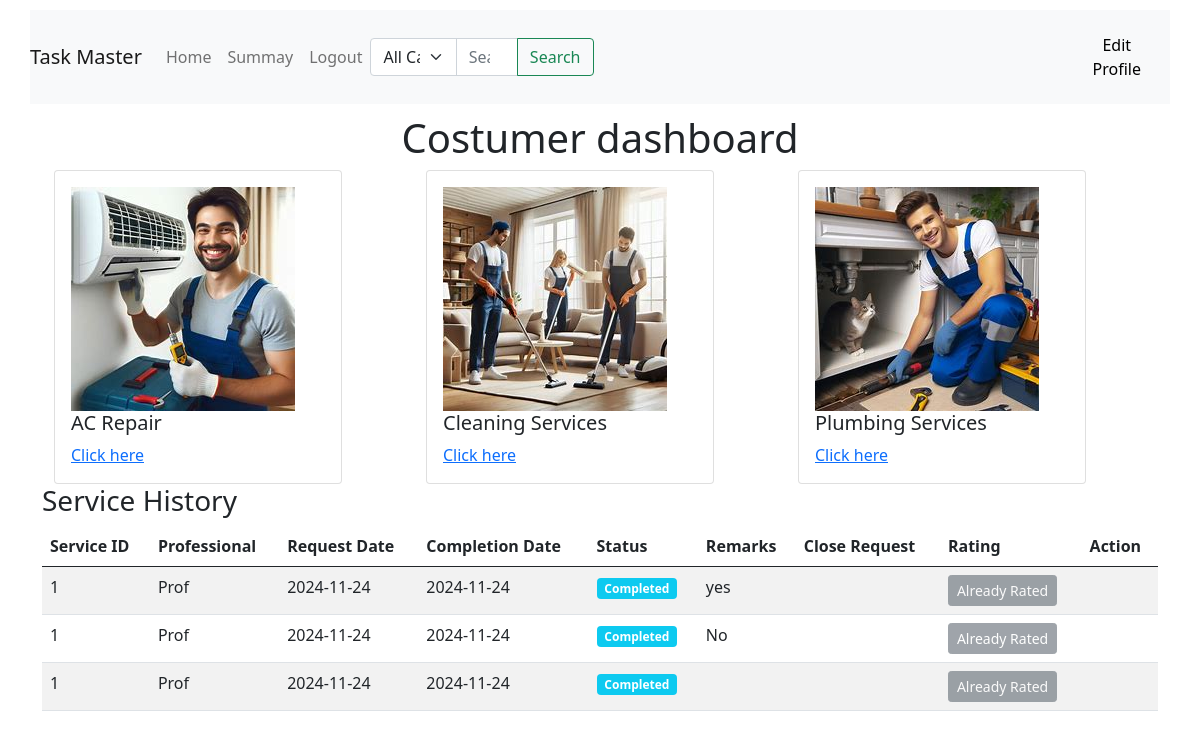
Before: /costumer_dashboard (signed in) with the older database file.
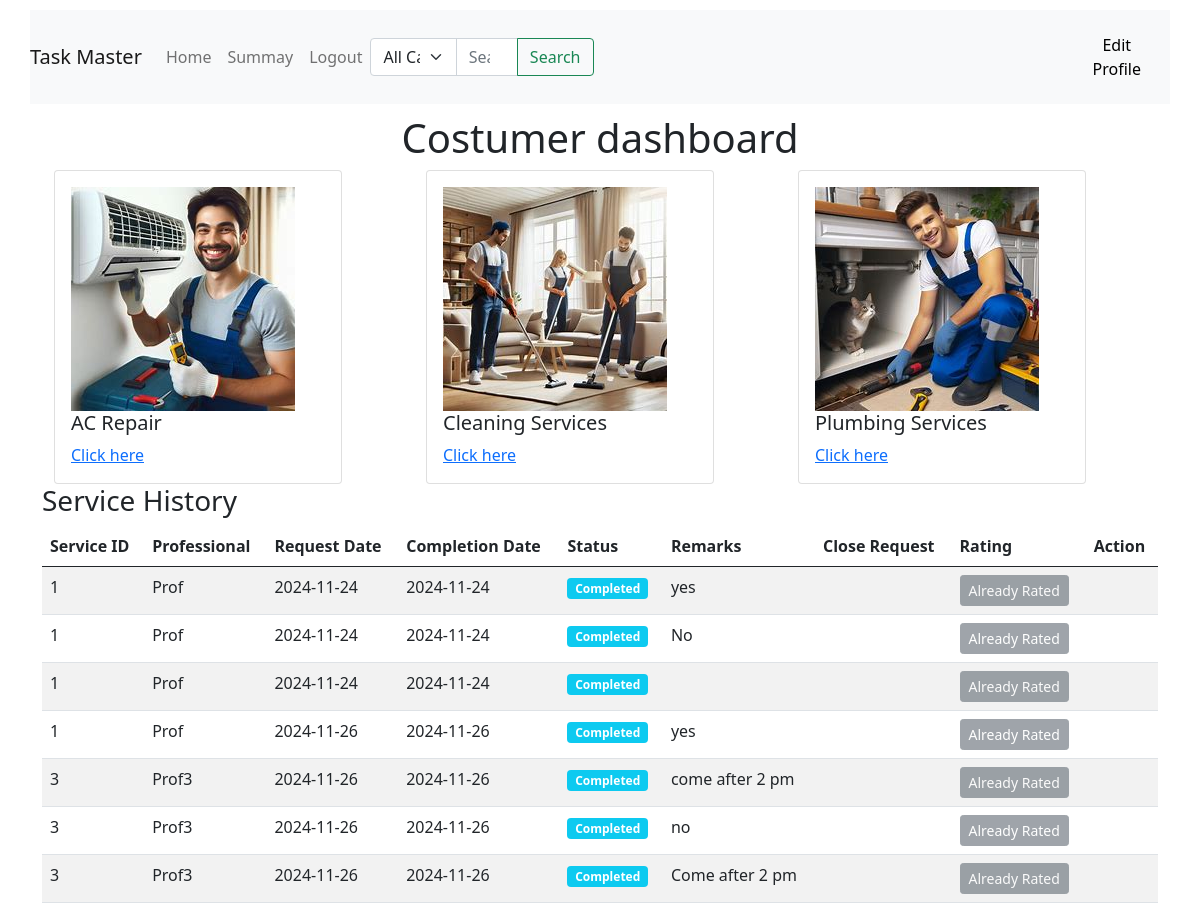
After: the same page with the newer database file.
### backend/models.py (models this page shows)
class Service_request(db.Model):
    __tablename__="service_request"
    id=db.Column(db.Integer,primary_key=True)
    service_id=db.Column(db.Integer,db.ForeignKey("service.id"),nullable=False)
    costumer_id=db.Column(db.Integer,db.ForeignKey("costumer.id"),nullable=False)
    professional_id=db.Column(db.Integer,db.ForeignKey("professional.id"),nullable=False)
    date_of_request=db.Column(db.Date,nullable=False)
    preferred_date=db.Column(db.Date)
    date_of_completion=db.Column(db.Date)
    status=db.Column(db.String,nullable=False,default='Requested')
    remarks=db.Column(db.String)
    rating=db.Column(db.Integer)
    review=db.Column(db.String)

class Professional(db.Model):
    __tablename__="professional"
    id=db.Column(db.Integer,primary_key=True)
    email=db.Column(db.String,nullable=False,unique=True)
    full_name=db.Column(db.String,nullable=False)
    password=db.Column(db.String,nullable=False)
    service=db.Column(db.String,nullable=False)
    experience=db.Column(db.String,nullable=False)
    pincode=db.Column(db.String,nullable=False)
    Description=db.Column(db.String,nullable=False)
    is_approved = db.Column(db.Boolean, default=False)
    is_rejected= db.Column(db.Boolean, default=False)
    is_active=db.Column(db.Boolean, default=True)
    role=db.Column(db.Integer,nullable=False,default=2)
    Service_request=db.relationship("Service_request",backref="professional",lazy=True)

### backend/controllers.py (the view)
@app.route('/costumer_dashboard')
def costumer_dashboard():
    service_requests = Service_request.query.filter_by(
        costumer_id=session['costumer_id']
    ).all()
    return render_template('/costumer/costumer_dashboard.html',service_requests=service_requests)

### templates/costumer/costumer_dashboard.html (shortened to what this page needs)
{%extends 'layout2.html'%}
{%block content%}
<h1 style="text-align: center">Costumer dashboard</h1>
<div class="container">
    <div class="row">
      <div class="col-sm">
        <div class="card" style="width: 18rem;">
  <div class="card-body">
    <img src="/static/images/ac repair2.jpeg">
    <h5>AC Repair</h5>
    <a href="/costumer_dashboard/ac_repair" class="card-link">Click here</a>
  </div>
</div>
      </div>
      <div class="col-sm">
        <div class="card" style="width: 18rem;">
            <div class="card-body">
              <img src="/static/images/cleaning.jpeg">
              <h5>Cleaning Services</h5>
              <a href="/costumer_dashboard/cleaning" class="card-link">Click here</a>
            </div>
          </div>
      </div>
      <div class="col-sm">
        <div class="card" style="width: 18rem;">
            <div class="card-body">
             <img src="/static/images/plumber.jpeg">
             <h5>Plumbing Services</h5>
              <a href="costumer_dashboard/plumbing" class="card-link">Click here</a>
            </div>
          </div>
      </div>
    </div>
  </div>
<div >
<h3>Service History</h3>
<table class="table table-striped">
  <thead>
      <tr>
          <th>Service ID</th>
          <th>Professional</th>
          <th>Request Date</th>
          <th>Completion Date</th>
          <th>Status</th>
          <th>Remarks</th>
          <th>Close Request</th>
          <th>Rating</th>
          <th>Action</th>
      </tr>
  </thead>
  <tbody>
      {% for request in service_requests %}
      <tr>
          <td>{{ request.service_id }}</td>
          <td>{{ request.professional.full_name }}</td>
          <td>{{ request.date_of_request.strftime('%Y-%m-%d') }}</td>
          <td>{{ request.date_of_completion.strftime('%Y-%m-%d') if request.date_of_completion else 'Pending' }}</td>
          <td>
              <span class="badge {% if request.status == 'Completed' %}bg-info
              {% elif request.status == 'Requested' %}bg-warning
              {% elif request.status == 'Rejected' %}bg-danger
              {% else %}bg-success{% endif %}">
                  {{ request.status }}
              </span>
          </td><td>{{request.remarks}}</td>
          <td>
        </td><td>
          {% if request.status == 'Completed' %}
          {% if not request.rating %}
            <a href="{{ url_for('rate_service', request_id=request.id) }}" class="btn btn-primary btn-sm">Rate</a>
          {% else %}
            <button class="btn btn-secondary btn-sm" disabled>Already Rated</button>
          {% endif %}
              {% endif %}
          </td>
        <td>
        </td>
      {% endfor %}
      </tr>
  </tbody>
</table>
 </div>
{%endblock%}

### templates/layout2.html (shortened to what this page needs)
<!DOCTYPE html>
<html lang="en">
<head>
    <link href="https://cdn.jsdelivr.net/npm/bootstrap@5.0.2/dist/css/bootstrap.min.css" rel="stylesheet">
</head>
<body>
    {%include 'nav2.html'%}
    <div class="container">
        {%block content%}
        {%endblock%}
    </div>
</body>
</html>

### templates/nav2.html (shortened to what this page needs)
<link href="https://cdn.jsdelivr.net/npm/bootstrap@5.0.2/dist/css/bootstrap.min.css" rel="stylesheet">
<div id="nav">
<nav class="navbar navbar-expand-lg navbar-light bg-light" id=nav2>
    <div class="collapse navbar-collapse" id="navbarTogglerDemo01">
      <a class="navbar-brand" href="#">Task Master</a>
      <ul class="navbar-nav mr-auto mt-2 mt-lg-0">
        {% if session.get('user_role') == 0 %}
        <li class="nav-item active">
          <a class="nav-link" href="{{url_for('admin_dashboard')}}">Home </a>
        </li>
        {% elif session.get('user_role') == 1 %}
        <li class="nav-item active">
          <a class="nav-link" href="{{url_for('costumer_dashboard')}}">Home </a>
        </li>
        {%else%}
        <li class="nav-item active">
          <a class="nav-link" href="{{url_for('professional_dashboard')}}">Home </a>
        </li>
        {%endif%}
        {% if session.get('user_role') == 0 %}
        <li class="nav-item">
          <a class="nav-link" href="{{url_for('admin_summary')}}">Summay</a>
        </li>
         {%elif 'professional_id' in session %}
         <li class="nav-item">
          <a class="nav-link" href="{{url_for('professional_summary')}}">Summay</a>
        </li>
        {%else%}
        <li class="nav-item">
          <a class="nav-link" href='#'>Summay</a>
        </li>
        {%endif%}
        <li class="nav-item">
          <a class="nav-link" href="{{url_for('logout')}}">Logout</a>
        </li>
      </ul>
    {% if 'costumer_id' in session and 'professional_id' not in session %}
      <form  action="{{ url_for('search') }}" method="GET">
        <div class="input-group">
            <select class="form-select" name="search_by" style="max-width: 140px;">
                <option value="all">All Categories</option>
            </select>
            <input class="form-control" type="search" placeholder="Search..." name="query" aria-label="Search">
            <button class="btn btn-outline-success" type="submit">Search</button>
        </div>
    </form>{%endif%}
      <a class="nav-link" href="{{url_for('edit_profile')}}"><button type="button" class="btn  btn-light">Edit Profile</button></a>
    </div>
  </nav>
</div>

### templates/layout2.html (style rules this page uses)
body { margin: 0; padding: 0; }

### templates/costumer/costumer_dashboard.html (style rules this page uses)
h1 { margin: 20px; margin-bottom: 50px; }

### templates/nav2.html (style rules this page uses)
#nav { margin: 30px; margin-top: 10px; margin-bottom: 10px; color: black; }

Changed rows visible on the page:
added Service_request: service_id "1", professional.full_name "Prof", date_of_request "2024-11-26", date_of_completion "2024-11-26", status "Completed", remarks "yes", rating "Already Rated"
added Service_request: service_id "3", professional.full_name "Prof3", date_of_request "2024-11-26", date_of_completion "2024-11-26", status "Completed", remarks "come after 2 pm", rating "Already Rated"
added Service_request: service_id "3", professional.full_name "Prof3", date_of_request "2024-11-26", date_of_completion "2024-11-26", status "Completed", remarks "no", rating "Already Rated"
added Service_request: service_id "3", professional.full_name "Prof3", date_of_request "2024-11-26", date_of_completion "2024-11-26", status "Completed", remarks "Come after 2 pm", rating "Already Rated"
